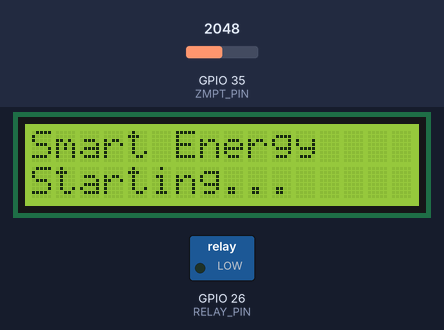
The sketch below on a simulated ESP32. Parts: 16×2 character LCD, switched loads named in the sketch (green lamp = pin HIGH). The test bench sets the inputs (shaded band); at power-on: GPIO 35 (ZMPT_PIN) = 2048 (analog values on the 0–4095 scale). WiFi joins after 1.5 s; servers stay silent unless stated; uploads are accepted with an empty reply; what the sketch prints to the serial monitor is not drawn.

Above: at 0.1 s.
At 3.2 s:
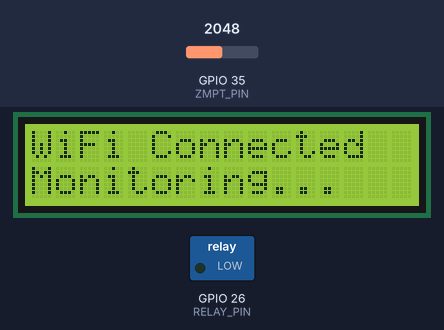
At 4.9 s:
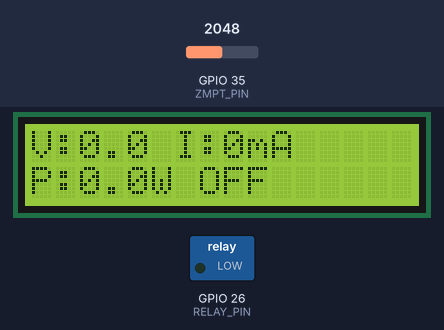

Measured:
- what the display in image 1 shows lasts 1.8 s, from 3.1 s to 4.9 s

The sketch:

art_Energy_Monitor_FINAL_100W_REGRESSION_WIFI_OVERLOAD_FIXED.ino
```cpp
#include <WiFi.h>
#include <HTTPClient.h>
#include <Wire.h>
#include <LiquidCrystal_I2C.h>
#include <math.h>

const char* WIFI_SSID = "Airtel_megh_4783";
const char* WIFI_PASSWORD = "air86942";
const char* FIREBASE_URL = "https://esp32connect-daa17-default-rtdb.firebaseio.com";

#define ZMPT_PIN 35
#define RELAY_PIN 26
#define SDA_PIN 21
#define SCL_PIN 22

LiquidCrystal_I2C lcd(0x27, 16, 2);

const float VOLTAGE_CALIBRATION = 660.0;
const float VOLTAGE_OFF_THRESHOLD = 20.0;
const float BULB_POWER_W = 100.0;

const unsigned long LIVE_INTERVAL_MS = 1000;
const unsigned long HISTORY_INTERVAL_MS = 30000;
const unsigned long RELAY_POLL_INTERVAL_MS = 500;
const unsigned long WIFI_RETRY_INTERVAL_MS = 5000;

// Dashboard overload protection
const unsigned long OVERLOAD_OFF_TIME_MS = 10000;

bool overloadProtection = false;
unsigned long overloadOffUntil = 0;

float energyKWh = 0.0;
unsigned long lastEnergyMillis = 0;

const int AVG_SAMPLES = 60;
float powerSamples[AVG_SAMPLES];
int powerSampleIndex = 0;
int powerSampleCount = 0;

float regressionSlope = 0.0;
float regressionIntercept = 0.0;
float regressionNextPowerW = 0.0;

bool relayState = false;
float voltageV = 0.0;
float currentA = 0.0;
float currentMA = 0.0;
float powerW = 0.0;

unsigned long lastLiveMillis = 0;
unsigned long lastHistoryMillis = 0;
unsigned long lastRelayPollMillis = 0;
unsigned long lastWiFiRetryMillis = 0;

void addPowerSample(float p) {
  powerSamples[powerSampleIndex] = p;
  powerSampleIndex = (powerSampleIndex + 1) % AVG_SAMPLES;
  if (powerSampleCount < AVG_SAMPLES) powerSampleCount++;
}

float getAveragePower() {
  if (powerSampleCount == 0) return 0.0;

  float total = 0.0;
  for (int i = 0; i < powerSampleCount; i++) {
    total += powerSamples[i];
  }
  return total / powerSampleCount;
}

// Least-squares linear regression:
// x = recent sample number, y = measured power in watts.
void calculateLinearRegression() {
  if (powerSampleCount < 2) {
    regressionSlope = 0.0;
    regressionIntercept = getAveragePower();
    regressionNextPowerW = regressionIntercept;
    return;
  }

  double sumX = 0.0;
  double sumY = 0.0;
  double sumXY = 0.0;
  double sumX2 = 0.0;

  for (int i = 0; i < powerSampleCount; i++) {
    double x = i;
    double y = powerSamples[i];

    sumX += x;
    sumY += y;
    sumXY += x * y;
    sumX2 += x * x;
  }

  double n = powerSampleCount;
  double denominator = n * sumX2 - sumX * sumX;

  if (fabs(denominator) < 0.000001) {
    regressionSlope = 0.0;
    regressionIntercept = getAveragePower();
  } else {
    regressionSlope = (float)((n * sumXY - sumX * sumY) / denominator);
    regressionIntercept =
        (float)((sumY - regressionSlope * sumX) / n);
  }

  regressionNextPowerW =
      regressionIntercept + regressionSlope * powerSampleCount;

  if (regressionNextPowerW < 0.0) regressionNextPowerW = 0.0;
  if (regressionNextPowerW > 1000.0) regressionNextPowerW = 1000.0;
}

float get30DayForecastKWh() {
  calculateLinearRegression();
  return (regressionNextPowerW * 24.0 * 30.0) / 1000.0;
}

bool connectWiFi(unsigned long timeoutMs) {
  WiFi.mode(WIFI_STA);
  WiFi.begin(WIFI_SSID, WIFI_PASSWORD);

  Serial.print("Connecting WiFi");

  unsigned long start = millis();

  while (WiFi.status() != WL_CONNECTED &&
         millis() - start < timeoutMs) {
    delay(250);
    Serial.print(".");
  }

  Serial.println();

  if (WiFi.status() == WL_CONNECTED) {
    Serial.print("WiFi connected. IP: ");
    Serial.println(WiFi.localIP());
    Serial.print("RSSI: ");
    Serial.println(WiFi.RSSI());
    return true;
  }

  Serial.println("WiFi not connected.");
  return false;
}

bool firebasePUT(const String& path, const String& json) {
  if (WiFi.status() != WL_CONNECTED) return false;

  HTTPClient http;
  String url = String(FIREBASE_URL) + path;

  http.begin(url);
  http.addHeader("Content-Type", "application/json");

  int code = http.PUT(json);
  bool ok = (code >= 200 && code < 300);

  if (!ok) {
    Serial.print("Firebase PUT failed: ");
    Serial.println(code);
  }

  http.end();
  return ok;
}

String firebaseGET(const String& path) {
  if (WiFi.status() != WL_CONNECTED) return "";

  HTTPClient http;
  String url = String(FIREBASE_URL) + path;

  http.begin(url);
  int code = http.GET();

  String payload = "";

  if (code >= 200 && code < 300) {
    payload = http.getString();
  }

  http.end();
  return payload;
}

bool jsonBoolValue(const String& json, bool &value) {
  String s = json;
  s.trim();

  if (s == "true") {
    value = true;
    return true;
  }

  if (s == "false") {
    value = false;
    return true;
  }

  return false;
}

float readVoltageRMS() {
  const int samples = 1000;

  double sum = 0.0;
  double sumSq = 0.0;

  for (int i = 0; i < samples; i++) {
    int adc = analogRead(ZMPT_PIN);
    sum += adc;
    sumSq += (double)adc * (double)adc;
    delayMicroseconds(200);
  }

  double mean = sum / samples;
  double variance = (sumSq / samples) - (mean * mean);

  if (variance < 0) variance = 0;

  double rmsCounts = sqrt(variance);
  double rmsADC = rmsCounts * (3.3 / 4095.0);

  float measuredVoltage = rmsADC * VOLTAGE_CALIBRATION;

  if (measuredVoltage < VOLTAGE_OFF_THRESHOLD) {
    measuredVoltage = 0.0;
  }

  return measuredVoltage;
}

void setRelay(bool state) {
  relayState = state;
  digitalWrite(RELAY_PIN, state ? HIGH : LOW);
}

void forceDisconnectedState() {
  // WiFi loss means live data is considered invalid.
  voltageV = 0.0;
  currentA = 0.0;
  currentMA = 0.0;
  powerW = 0.0;

  // Prevent the bulb from remaining ON when communication is lost.
  setRelay(false);
}

void activateOverloadProtection() {
  overloadProtection = true;
  overloadOffUntil = millis() + OVERLOAD_OFF_TIME_MS;

  // Immediately switch bulb OFF.
  setRelay(false);

  Serial.println("OVERLOAD PROTECTION: BULB OFF FOR 10 SECONDS");
}

void updateOverloadProtection() {
  if (overloadProtection &&
      (long)(millis() - overloadOffUntil) >= 0) {

    overloadProtection = false;

    // Automatically turn bulb ON after 10 seconds.
    setRelay(true);

    // Keep the normal Relay widget synchronized with the physical relay.
    firebasePUT("/device/relay.json", "true");

    Serial.println("OVERLOAD PROTECTION: 10 SECONDS COMPLETE - BULB ON");
  }
}

void checkDashboardOverloadTrigger() {
  String payload = firebaseGET("/device/overload_trigger.json");

  bool trigger = false;

  if (jsonBoolValue(payload, trigger) && trigger) {
    // Consume the trigger so one button press causes one cycle.
    firebasePUT("/device/overload_trigger.json", "false");

    // Link the overload control to the normal relay control.
    firebasePUT("/device/relay.json", "false");

    activateOverloadProtection();
  }
}

void updateLCD() {
  lcd.clear();

  lcd.setCursor(0, 0);
  lcd.print("V:");
  lcd.print(voltageV, 1);
  lcd.print(" I:");
  lcd.print((int)round(currentMA));
  lcd.print("mA");

  lcd.setCursor(0, 1);
  lcd.print("P:");
  lcd.print(powerW, 1);
  lcd.print("W ");
  lcd.print(relayState ? "ON " : "OFF");
}

void uploadLive() {
  float avgPowerW = getAveragePower();
  float forecast30d = get30DayForecastKWh();

  String json = "{";
  json += "\"voltage\":" + String(voltageV, 2) + ",";
  json += "\"current\":" + String(currentA, 4) + ",";
  json += "\"current_ma\":" + String(currentMA, 1) + ",";
  json += "\"power_w\":" + String(powerW, 2) + ",";
  json += "\"energy_kwh\":" + String(energyKWh, 6) + ",";
  json += "\"relay\":" + String(relayState ? "true" : "false") + ",";
  json += "\"average_power_w\":" + String(avgPowerW, 2) + ",";
  json += "\"regression_slope\":" + String(regressionSlope, 5) + ",";
  json += "\"regression_next_power_w\":" + String(regressionNextPowerW, 2) + ",";
  json += "\"forecast_30d_kwh\":" + String(forecast30d, 3) + ",";
  json += "\"wifi_connected\":true,";
  json += "\"overload_protection\":" + String(overloadProtection ? "true" : "false") + ",";
  json += "\"timestamp_ms\":" + String(millis());
  json += "}";

  firebasePUT("/device/live.json", json);

  String forecastJson = "{";
  forecastJson += "\"forecast_30d_kwh\":" + String(forecast30d, 3) + ",";
  forecastJson += "\"average_power_w\":" + String(avgPowerW, 2) + ",";
  forecastJson += "\"regression_slope\":" + String(regressionSlope, 5) + ",";
  forecastJson += "\"regression_next_power_w\":" + String(regressionNextPowerW, 2) + ",";
  forecastJson += "\"method\":\"linear_regression\",";
  forecastJson += "\"assumption\":\"linear trend in recent power continues for 30 days\"";
  forecastJson += "}";

  firebasePUT("/device/forecast_kwh.json", forecastJson);
}

void uploadHistory() {
  calculateLinearRegression();

  String key = String(millis());

  String json = "{";
  json += "\"voltage\":" + String(voltageV, 2) + ",";
  json += "\"current\":" + String(currentA, 4) + ",";
  json += "\"current_ma\":" + String(currentMA, 1) + ",";
  json += "\"power_w\":" + String(powerW, 2) + ",";
  json += "\"energy_kwh\":" + String(energyKWh, 6) + ",";
  json += "\"relay\":" + String(relayState ? "true" : "false") + ",";
  json += "\"average_power_w\":" + String(getAveragePower(), 2) + ",";
  json += "\"regression_slope\":" + String(regressionSlope, 5) + ",";
  json += "\"regression_next_power_w\":" + String(regressionNextPowerW, 2) + ",";
  json += "\"forecast_30d_kwh\":" + String(get30DayForecastKWh(), 3) + ",";
  json += "\"wifi_connected\":true,";
  json += "\"overload_protection\":" + String(overloadProtection ? "true" : "false") + ",";
  json += "\"timestamp_ms\":" + String(millis());
  json += "}";

  firebasePUT("/device/history/" + key + ".json", json);
}

void pollRelayCommand() {
  // The overload cycle has exclusive control of the relay for 10 seconds.
  if (overloadProtection) return;

  String payload = firebaseGET("/device/relay.json");

  bool requestedState;

  if (jsonBoolValue(payload, requestedState)) {
    if (requestedState != relayState) {
      setRelay(requestedState);
      Serial.print("Relay changed from Firebase: ");
      Serial.println(relayState ? "ON" : "OFF");
    }
  }
}

void setup() {
  Serial.begin(115200);

  pinMode(RELAY_PIN, OUTPUT);
  digitalWrite(RELAY_PIN, LOW);

  analogReadResolution(12);
  analogSetPinAttenuation(ZMPT_PIN, ADC_11db);

  Wire.begin(SDA_PIN, SCL_PIN);

  lcd.init();
  lcd.backlight();
  lcd.clear();
  lcd.setCursor(0, 0);
  lcd.print("Smart Energy");
  lcd.setCursor(0, 1);
  lcd.print("Starting...");
  delay(1500);

  for (int i = 0; i < AVG_SAMPLES; i++) {
    powerSamples[i] = 0.0;
  }

  bool wifiOK = connectWiFi(10000);

  if (!wifiOK) {
    forceDisconnectedState();
  }

  lastEnergyMillis = millis();

  updateLCD();

  lcd.clear();
  lcd.setCursor(0, 0);
  lcd.print(wifiOK ? "WiFi Connected" : "WiFi Offline");
  lcd.setCursor(0, 1);
  lcd.print(wifiOK ? "Monitoring..." : "Voltage = 0V");
  delay(1000);
}

void loop() {
  unsigned long now = millis();

  // Keep the 10-second overload cycle running independently.
  updateOverloadProtection();

  // IMPORTANT:
  // If WiFi disconnects, immediately treat the live measurement as invalid.
  if (WiFi.status() != WL_CONNECTED) {
    forceDisconnectedState();

    if (now - lastWiFiRetryMillis >= WIFI_RETRY_INTERVAL_MS) {
      lastWiFiRetryMillis = now;
      connectWiFi(3000);
    }

    updateLCD();
  }

  if (WiFi.status() == WL_CONNECTED) {

    if (now - lastRelayPollMillis >= RELAY_POLL_INTERVAL_MS) {
      lastRelayPollMillis = now;

      // Normal relay command
      pollRelayCommand();

      // Dashboard overload button
      if (!overloadProtection) {
        checkDashboardOverloadTrigger();
      }
    }

    if (now - lastLiveMillis >= LIVE_INTERVAL_MS) {
      lastLiveMillis = now;

      voltageV = readVoltageRMS();

      if (!relayState || voltageV <= VOLTAGE_OFF_THRESHOLD) {
        currentA = 0.0;
        currentMA = 0.0;
        powerW = 0.0;
      } else {
        currentA = BULB_POWER_W / voltageV;
        currentMA = currentA * 1000.0;
        powerW = voltageV * currentA;
      }

      unsigned long elapsed = now - lastEnergyMillis;
      lastEnergyMillis = now;

      energyKWh +=
          (powerW * ((float)elapsed / 3600000.0)) / 1000.0;

      addPowerSample(powerW);

      updateLCD();
      uploadLive();

      Serial.print("V=");
      Serial.print(voltageV, 1);
      Serial.print(" V | I=");
      Serial.print(currentMA, 0);
      Serial.print(" mA | P=");
      Serial.print(powerW, 1);
      Serial.print(" W | E=");
      Serial.print(energyKWh, 6);
      Serial.print(" kWh | Avg=");
      Serial.print(getAveragePower(), 1);
      Serial.print(" W | Regression next=");
      Serial.print(regressionNextPowerW, 1);
      Serial.print(" W | 30D=");
      Serial.print(get30DayForecastKWh(), 3);
      Serial.println(" kWh");
    }

    if (now - lastHistoryMillis >= HISTORY_INTERVAL_MS) {
      lastHistoryMillis = now;
      uploadHistory();
    }
  }

  delay(5);
}
```
